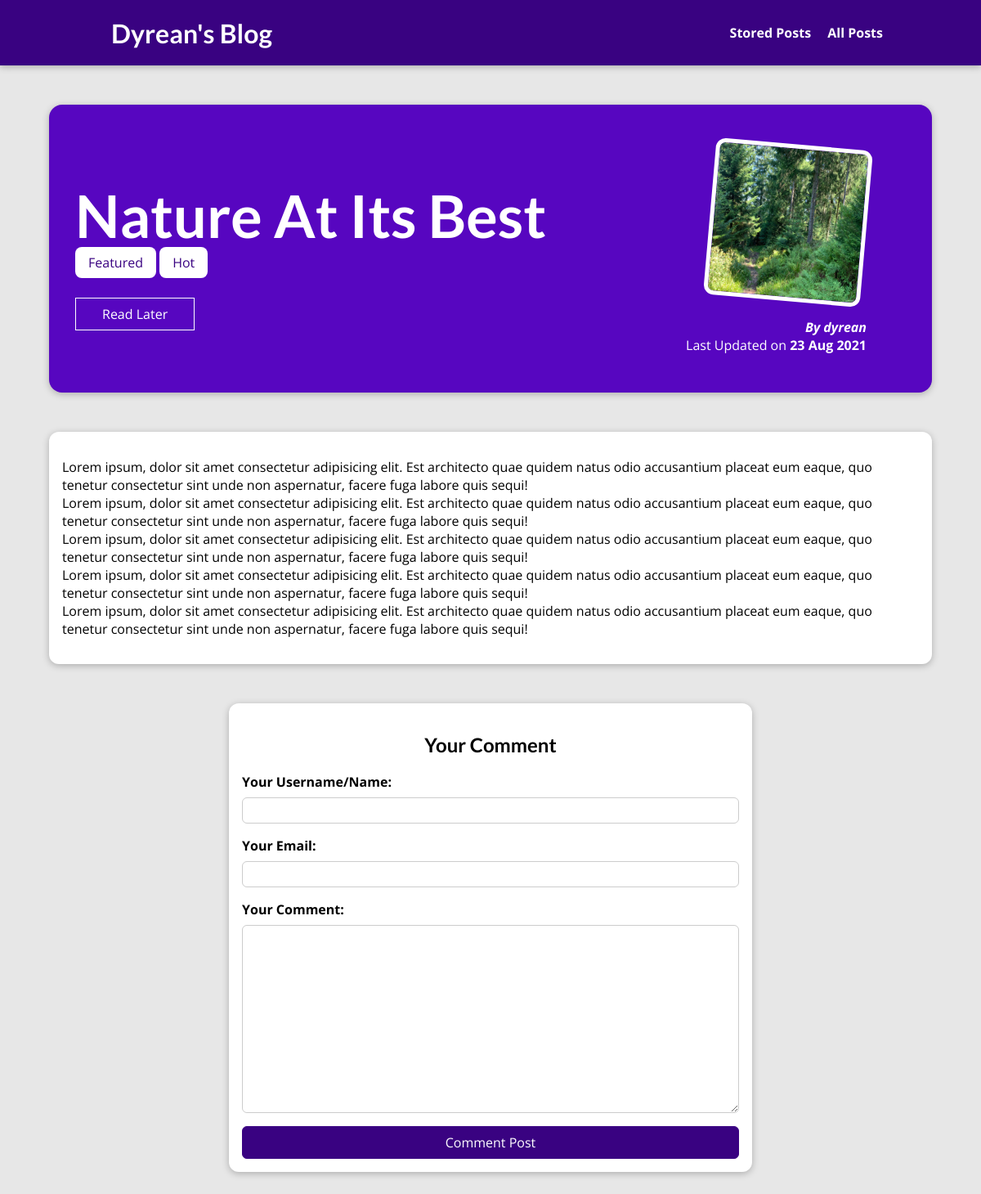
The app's page /posts/into-the-woods with its own data.
### blog/models.py (models this page shows, shortened)
class Post(models.Model):
    title = models.CharField(max_length=150)
    excerpt = models.CharField(max_length=200)
    image = models.ImageField(upload_to="posts", null=True)
    date = models.DateTimeField(auto_now=True)
    slug = models.SlugField(unique=True, db_index=True)
    content = models.TextField(validators=[MinLengthValidator(10)])
    author = models.ForeignKey(
        Author, on_delete=models.SET_NULL, related_name="posts", null=True)
    tags = models.ManyToManyField(Tag)

class Tag(models.Model):
    caption = models.CharField(max_length=20)

class Author(models.Model):
    username = models.CharField(max_length=20, unique=True, db_index=True)
    first_name = models.CharField(max_length=100)
    last_name = models.CharField(max_length=100)
    email_address = models.EmailField()
    created = models.DateTimeField(auto_now_add=True, )
    def __str__(self):
        return f"{self.username}"

### blog/views.py (the view, shortened to what this page needs)
# urls.py: path("posts/<slug:slug>", views.PostDetailView.as_view(), name="post-detail-page"),
class PostDetailView(View):
    def is_stored_post(self, request, post_id):
        stored_posts = request.session.get("stored_posts")
        if stored_posts is not None:
            is_saved_for_later = post_id in stored_posts
        else:
            is_saved_for_later = False
        return is_saved_for_later
    def get_context(self, request, slug):
        post = Post.objects.get(slug=slug)
        context = {
            "post": post,
            "post_tags": post.tags.all(),
            "comment_form": CommentForm(),
            "comments": post.comments.all().order_by("-date"),
            "saved_for_later": self.is_stored_post(request, post.id)
        }
        return context
    def get(self, request, slug):
        context = self.get_context(request, slug)
        return render(request, "blog/post-detail.html", context)

### blog/forms.py
class CommentForm(forms.ModelForm):
    class Meta:
        model = Comment
        exclude = ["post"]
        labels = {
            "user_name": "Your Username/Name",
            "user_email": "Your Email",
            "text": "Your Comment"
        }

### blog/templates/blog/post-detail.html (shortened to what this page needs)
{% extends "base.html" %}
{% load static %}
{% block css_files %}
<link rel="stylesheet" href="{% static "blog/post-detail.css" %}"/>
{% endblock %}
{% block content %}
<section id="summary">
  <h2>{{ post.title }}</h2>
  <div>
    {% for tag in post_tags %}
      <span class="tag">{{ tag.caption }}</span>
    {% endfor %}
  </div>
  <div id="read-later">
    <form action="{% url "read-later" %}" method="POST">
      <button>
      {% if saved_for_later %}
        Remove from "Stored Posts"
      {% else %}
        Read Later
      {% endif %}
      </button>
    </form>
  </div>
  <article>
    <img src="{{ post.image.url }}" alt= {{post.title}}/>
    <address>By <a href="mailto:{{ post.author.email_address }}">{{ post.author }}</a></address>
    <div>Last Updated on <time>{{ post.date|date:"d M Y" }}</time></div>
  </article>
</section>
<main>
    {{ post.content|linebreaks }}
</main>
<section id="comment-form">
  <h2>Your Comment</h2>
  <form action="{% url "post-detail-page" post.slug %}" method="POST">
    {% for form_field in comment_form %}
      <div class="form-control {% if form_field.erros %}invalid{% endif %}">
        {{ form_field.label_tag }}
        {{ form_field}}
      </div>
    {% endfor %}
    <button>Comment Post</button>
  </form>
</section>
{% endblock %}

### static/app.css (style rules this page uses)
* { box-sizing: border-box; }
html { font-family: 'Open Sans', 'Lato', sans-serif; scroll-behavior: smooth; }
body { margin: 0; }
h1, h2, h3 { font-family: 'Lato', sans-serif; font-weight: bold; }

### blog/static/blog/post-detail.css (style rules this page uses)
body { background-color: #e7e7e7; }
#summary { margin: 8rem auto 3rem auto; padding: 2rem; width: 90%; max-width: 90rem; border-radius: 16px; background-color: #5706c0; position: relative; box-shadow: 0 2px 8px rgba(0, 0, 0, 0.25); height: 22rem; }
#summary h2 { color: white; font-size: 4.5rem; margin-bottom: 0.25rem; }
#summary article { position: absolute; top: 2rem; right: 3rem; padding: 1rem 2rem; border-radius: 12px; text-align: right; color: white; }
#summary article img { width: 12rem; height: 12rem; border-radius: 12px; transform: rotateZ(5deg); border: 5px solid white; margin-bottom: 1rem; }
#summary address { font-weight: bold; }
#summary a { color: white; text-decoration: none; }
#summary time { font-weight: bold; }
#read-later { margin: 2rem 0; }
#read-later button { background-color: transparent; border: 1px solid white; padding: 0.5rem 2rem; font: inherit; color: white; cursor: pointer; }
main { width: 90%; max-width: 90rem; margin: 3rem auto; background-color: white; padding: 1rem; border-radius: 12px; box-shadow: 0 2px 8px rgba(0, 0, 0, 0.25); }
.tag { background-color: white; color: #390281; padding: 0.5rem 1rem; border-radius: 8px; }
#comment-form { margin: 3rem auto; width: 90%; max-width: 40rem; border-radius: 12px; background-color: white; box-shadow: 0 2px 8px rgba(0, 0, 0, 0.25); padding: 1rem; }
#comment-form h2 { text-align: center; }
#comment-form button { font: inherit; background-color: #390281; color: white; border: 1px solid #390281; padding: 0.5rem 1.5rem; border-radius: 6px; cursor: pointer; width: 100%; }
.form-control { margin-bottom: 1rem; }
.form-control label { font-weight: bold; margin-bottom: 0.5rem; display: block; }
.form-control input, .form-control textarea { display: block; width: 100%; font: inherit; padding: 0.25rem; border-radius: 6px; border: 1px solid #ccc; }

### records on screen
Post: title "Nature At Its Best", image (picture), author "dyrean", date "23 Aug 2021", content "Lorem ipsum, dolor sit amet consectetur adipisicing elit. Est architecto quae quidem natus odio accusantium placeat eum eaque, quo tenetur consectetur sint unde non aspernatur, facere fuga labore quis sequi! Lorem ipsum, dolor sit amet consectetur adipisicing elit. Est architecto quae quidem natus odio accusantium placeat eum eaque, quo tenetur consectetur sint unde non aspernatur, facere fuga labore quis sequi! Lorem ipsum, dolor sit amet consectetur adipisicing elit. Est architecto quae quidem natus odio accusantium placeat eum eaque, quo tenetur consectetur sint unde non aspernatur, facere fuga labore quis sequi! Lorem ipsum, dolor sit amet consectetur adipisicing elit. Est architecto…"
Tag: caption "Featured"
Tag: caption "Hot"
